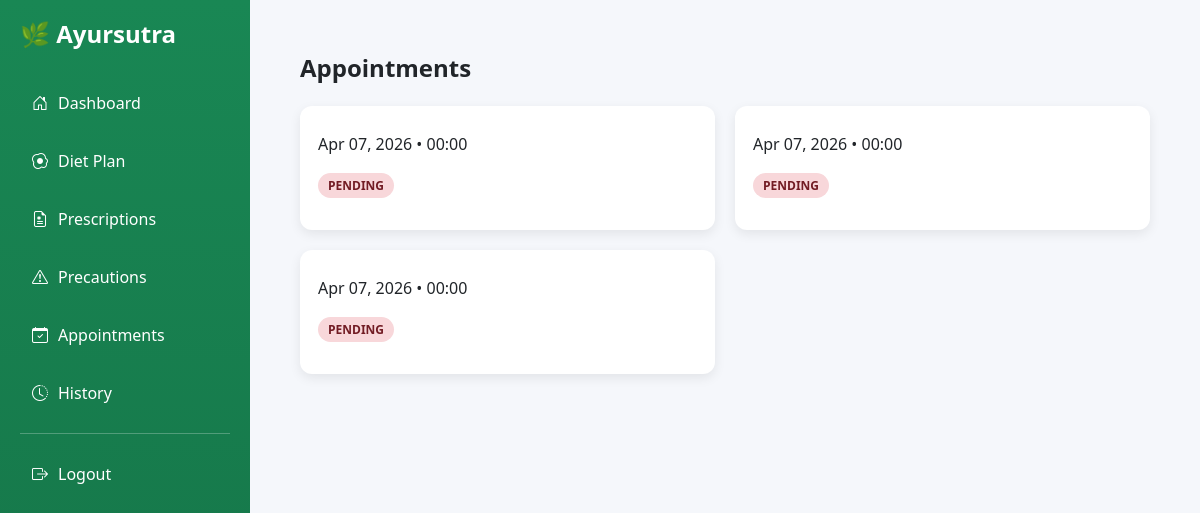
The page /patients/appointments/ (signed in) on the database its author committed.
### therapies/models.py (models this page shows, shortened)
class Appointment(models.Model):
    STATUS_CHOICES = [
        ('PENDING', 'Pending'),
        ('COMPLETED', 'Completed'),
        ('CANCELLED', 'Cancelled'),
    ]
    patient = models.ForeignKey(Patient, on_delete=models.CASCADE, related_name="therapy_appointments")
    therapy = models.ForeignKey(Therapy, on_delete=models.CASCADE)
    date = models.DateTimeField()
    time = models.TimeField()
    status = models.CharField(
        max_length=10,
        choices=STATUS_CHOICES,
        default='PENDING'
    )
    doctor_notes = models.TextField(blank=True, null=True)

### patients/views.py (the view)
# urls.py: path('appointments/', views.patient_appointments, name='patient_appointments'),
@login_required
def patient_appointments(request):
    patient = request.user.patient
    appointments = Appointment.objects.filter(patient=patient).select_related('therapy')
    return render(request, 'patients/patient_appointments.html', {
        'appointments': appointments
    })

### patients/templates/patients/patient_appointments.html (shortened to what this page needs)
{% extends 'patients/base_patient.html' %}
{% block content %}
<div class="container">
    <div class="title">Appointments</div>
    {% if appointments %}
    <div class="grid">
        {% for a in appointments %}
        <div class="card">
            <p>{{ a.date|date:"M d, Y • H:i" }}</p>
            <p>
                {% if a.status == "Completed" %}
                    <span class="status completed">Completed</span>
                {% elif a.status == "Pending" %}
                    <span class="status pending">Pending</span>
                {% else %}
                    <span class="status cancelled">{{ a.status }}</span>
                {% endif %}
            </p>
        </div>
        {% endfor %}
    </div>
    {% else %}
        <div class="empty">
            <h5>No Appointments</h5>
            <p>Appointments will appear here.</p>
        </div>
    {% endif %}
</div>
{% endblock %}

### patients/templates/patients/base_patient.html (style rules this page uses)
body { margin: 0; display: flex; font-family: 'Segoe UI', sans-serif; background: #f5f7fb; }
.card { border: none; border-radius: 15px; }

### patients/templates/patients/patient_appointments.html (style rules this page uses)
.container { padding: 20px; }
.title { font-size: 24px; font-weight: 600; margin-bottom: 20px; }
.grid { display: grid; grid-template-columns: repeat(auto-fill, minmax(280px, 1fr)); gap: 20px; }
.card { background: #fff; border-radius: 12px; padding: 18px; box-shadow: 0 4px 12px rgba(0,0,0,0.08); transition: 0.3s; }
.status { padding: 4px 10px; border-radius: 20px; font-size: 12px; font-weight: 600; }
.cancelled { background: #f8d7da; color: #721c24; }

### rows shown on the page
Appointment: date "Apr 07, 2026 • 00:00", status "PENDING"
Appointment: date "Apr 07, 2026 • 00:00", status "PENDING"
Appointment: date "Apr 07, 2026 • 00:00", status "PENDING"
